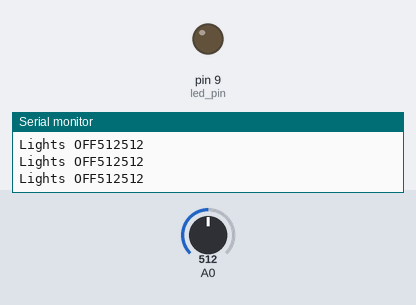
A sketch run on a simulated Arduino Uno, built with avr-gcc and run on an emulated ATmega328P. On the bench: output pins drawn as LEDs (lit = HIGH), the last lines printed to the serial monitor. The inputs (shaded band) are chosen by the test bench; at power-on: A0 = 512.

Above: at 1.2 s.
1.3 s: A0 set to 21
4.3 s: A0 set to 18
At 5.2 s:
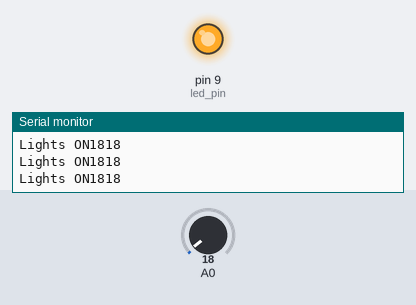
5.8 s: A0 set to 1023
At 6.5 s:
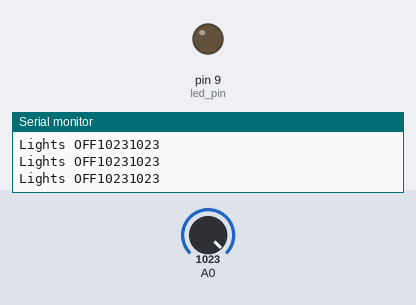
7.3 s: A0 set to 10
At 8.7 s:
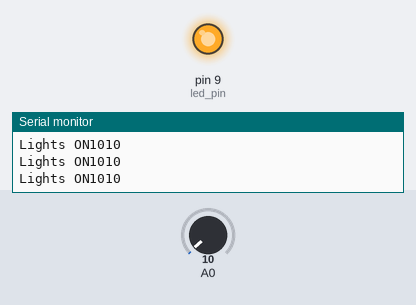
Timing chart, 0 to 9.8 s (numbered marks = the images above; inputs shaded):
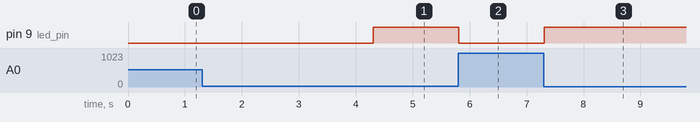

The sketch:

lab3-exp1.ino
```cpp
int led_pin=9;
void setup() {
  // put your setup code here, to run once:
  Serial.begin(9600);
  pinMode(led_pin,OUTPUT);
  pinMode(A0,INPUT);
}

void loop() {
  // put your main code here, to run repeatedly:
  int value=analogRead(A0);
  Serial.print(value);
  if(value<20){
    digitalWrite(led_pin,HIGH);
    Serial.print("\nLights ON");
    Serial.print(value);
  }
  else{
    digitalWrite(led_pin,LOW);
    Serial.print("\nLights OFF");
    Serial.print(value);
  }
}
```

Measured:
- the behaviour switches between 20 and 19 on A0 (found by bisection; images 0 and 1)
- after the input at 4.3 s, pin 9 (led_pin): LOW → HIGH at once
- after the input at 5.8 s, pin 9 (led_pin): HIGH → LOW at once
- after the input at 7.3 s, pin 9 (led_pin): LOW → HIGH at once
